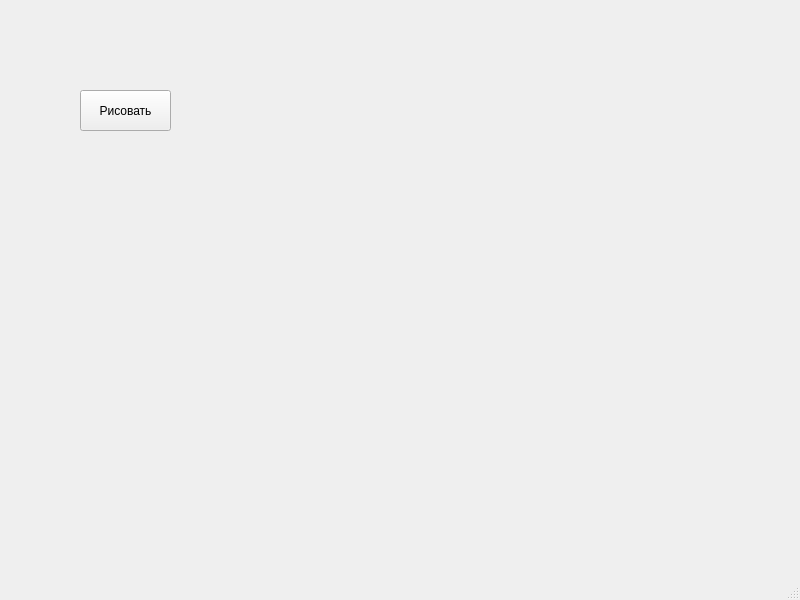
<?xml version="1.0" encoding="UTF-8"?>
<ui version="4.0">
 <class>MainWindow</class>
 <widget class="QMainWindow" name="MainWindow">
  <property name="geometry">
   <rect>
    <x>0</x>
    <y>0</y>
    <width>800</width>
    <height>600</height>
   </rect>
  </property>
  <property name="windowTitle">
   <string>MainWindow</string>
  </property>
  <widget class="QWidget" name="centralwidget">
   <widget class="QPushButton" name="pushButton">
    <property name="geometry">
     <rect>
      <x>80</x>
      <y>90</y>
      <width>91</width>
      <height>41</height>
     </rect>
    </property>
    <property name="text">
     <string>Рисовать</string>
    </property>
   </widget>
  </widget>
  <widget class="QStatusBar" name="statusbar"/>
 </widget>
 <resources/>
 <connections/>
</ui>
